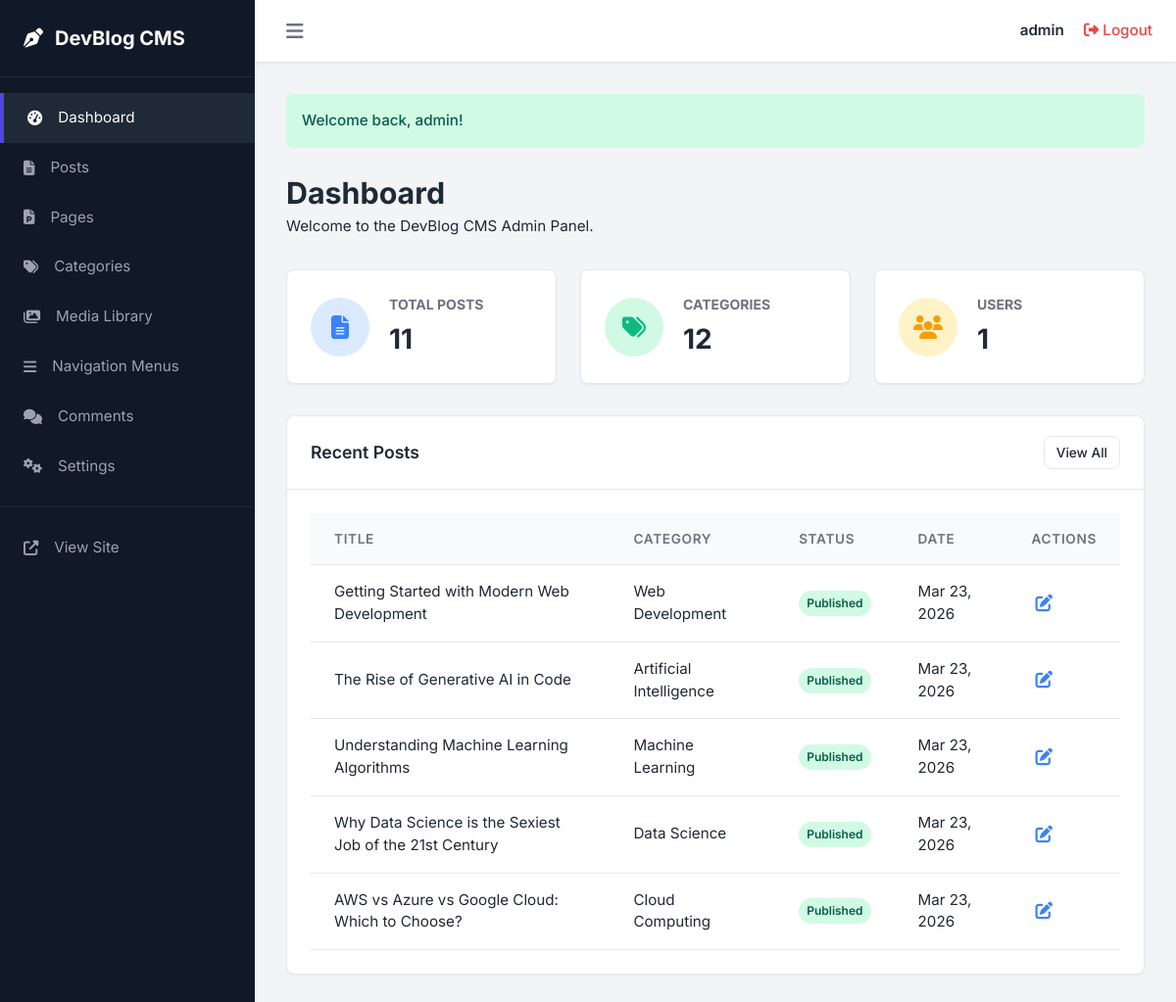
/admin/index.php (signed in), run on the app's committed database.
### tables this page shows
CREATE TABLE `posts` (
  `id` int(11) NOT NULL,
  `title` varchar(255) NOT NULL,
  `slug` varchar(255) NOT NULL,
  `content` text NOT NULL,
  `image` varchar(255) DEFAULT NULL,
  `category_id` int(11) DEFAULT NULL,
  `user_id` int(11) NOT NULL,
  `status` enum('draft','published') DEFAULT 'draft',
  `created_at` datetime DEFAULT current_timestamp(),
  `updated_at` datetime DEFAULT current_timestamp() ON UPDATE current_timestamp()
);

CREATE TABLE `categories` (
  `id` int(11) NOT NULL,
  `name` varchar(100) NOT NULL,
  `slug` varchar(100) NOT NULL,
  `created_at` datetime DEFAULT current_timestamp()
);

### admin/index.php (the view)
<?php
require_once __DIR__ . '/includes/header.php';
$stats = [
    'posts' => $pdo->query("SELECT COUNT(*) FROM posts")->fetchColumn(),
    'categories' => $pdo->query("SELECT COUNT(*) FROM categories")->fetchColumn(),
    'users' => $pdo->query("SELECT COUNT(*) FROM users")->fetchColumn(),
];
$stmt = $pdo->query("SELECT p.id, p.title, p.status, p.created_at, c.name as category
                     FROM posts p
                     LEFT JOIN categories c ON p.category_id = c.id
                     ORDER BY p.created_at DESC LIMIT 5");
$recent_posts = $stmt->fetchAll();
?>
<div class="dashboard-header">
    <h1>Dashboard</h1>
    <p>Welcome to the DevBlog CMS Admin Panel.</p>
</div>
<div class="stats-grid">
    <div class="stat-card">
        <div class="stat-icon info">
            <i class="fas fa-file-alt"></i>
        </div>
        <div class="stat-details">
            <h3>Total Posts</h3>
            <span class="stat-number"><?php echo $stats['posts']; ?></span>
        </div>
    </div>
    <div class="stat-card">
        <div class="stat-icon success">
            <i class="fas fa-tags"></i>
        </div>
        <div class="stat-details">
            <h3>Categories</h3>
            <span class="stat-number"><?php echo $stats['categories']; ?></span>
        </div>
    </div>
    <div class="stat-card">
        <div class="stat-icon warning">
            <i class="fas fa-users"></i>
        </div>
        <div class="stat-details">
            <h3>Users</h3>
            <span class="stat-number"><?php echo $stats['users']; ?></span>
        </div>
    </div>
</div>
<div class="recent-posts">
    <div class="card">
        <div class="card-header">
            <h3>Recent Posts</h3>
            <a href="posts.php" class="btn btn-sm btn-outline">View All</a>
        </div>
        <div class="card-body">
            <?php if(empty($recent_posts)): ?>
                <p>No posts found. <a href="add-post.php">Create one now</a>.</p>
            <?php else: ?>
                <table class="table">
                    <thead>
                        <tr>
                            <th>Title</th>
                            <th>Category</th>
                            <th>Status</th>
                            <th>Date</th>
                            <th>Actions</th>
                        </tr>
                    </thead>
                    <tbody>
                        <?php foreach($recent_posts as $post): ?>
                        <tr>
                            <td><?php echo htmlspecialchars($post['title']); ?></td>
                            <td><?php echo htmlspecialchars($post['category'] ?? 'Uncategorized'); ?></td>
                            <td>
                                <span class="badge badge-<?php echo $post['status'] === 'published' ? 'success' : 'warning'; ?>">
                                    <?php echo ucfirst($post['status']); ?>
                                </span>
                            </td>
                            <td><?php echo date('M j, Y', strtotime($post['created_at'])); ?></td>
                            <td>
                                <a href="edit-post.php?id=<?php echo $post['id']; ?>" class="action-btn text-info" title="Edit"><i class="fas fa-edit"></i></a>
                            </td>
                        </tr>
                        <?php endforeach; ?>
                    </tbody>
                </table>
            <?php endif; ?>
        </div>
    </div>
</div>
<?php require_once __DIR__ . '/includes/footer.php'; ?>

### assets/css/admin.css (style rules this page uses)
:root { --primary: #4F46E5; --primary-hover: #4338CA; --sidebar-bg: #111827; --sidebar-text: #9CA3AF; --sidebar-text-active: #F9FAFB; --sidebar-active-bg: #1F2937; --body-bg: #F3F4F6; --card-bg: #FFFFFF; --text-main: #1F2937; --text-muted: #6B7280; --border: #E5E7EB; --success: #10B981; --danger: #EF4444; --warning: #F59E0B; --info: #3B82F6; --shadow-sm: 0 1px 2px 0 rgba(0, 0, 0, 0.05); --shadow-md: 0 4px 6px -1px rgba(0, 0, 0, 0.1), 0 2px 4px -1px rgba(0, 0, 0, 0.06); --radius: 0.5rem; }
* { margin: 0; padding: 0; box-sizing: border-box; }
body { font-family: 'Inter', sans-serif; background-color: var(--body-bg); color: var(--text-main); line-height: 1.5; font-size: 0.95rem; }
a { text-decoration: none; color: var(--primary); }
.badge { display: inline-block; padding: 0.25rem 0.5rem; font-size: 0.75rem; font-weight: 600; border-radius: 9999px; text-align: center; }
.badge-success { background-color: #D1FAE5; color: #065F46; }
.text-info { color: var(--info); }
.btn { display: inline-flex; align-items: center; justify-content: center; padding: 0.625rem 1.25rem; font-family: inherit; font-size: 0.95rem; font-weight: 500; border: none; border-radius: var(--radius); cursor: pointer; transition: all 0.2s; gap: 0.5rem; }
.btn-sm { padding: 0.35rem 0.75rem; font-size: 0.85rem; }
.btn-outline { background-color: transparent; border: 1px solid var(--border); color: var(--text-main); }
.action-btn { background: none; border: none; cursor: pointer; font-size: 1.1rem; margin: 0 0.25rem; transition: color 0.1s; }
.card { background-color: var(--card-bg); border-radius: var(--radius); box-shadow: var(--shadow-sm); border: 1px solid var(--border); margin-bottom: 2rem; overflow: hidden; }
.card-header { padding: 1.25rem 1.5rem; border-bottom: 1px solid var(--border); display: flex; justify-content: space-between; align-items: center; }
.card-header h3 { font-size: 1.1rem; font-weight: 600; }
.card-body { padding: 1.5rem; }
.table { width: 100%; border-collapse: collapse; }
.table th, .table td { padding: 1rem 1.5rem; text-align: left; border-bottom: 1px solid var(--border); }
.table th { background-color: #F9FAFB; font-weight: 600; color: var(--text-muted); font-size: 0.85rem; text-transform: uppercase; letter-spacing: 0.05em; }
.dashboard-header { margin-bottom: 2rem; }
.stats-grid { display: grid; grid-template-columns: repeat(auto-fit, minmax(240px, 1fr)); gap: 1.5rem; margin-bottom: 2rem; }
.stat-card { background-color: var(--card-bg); border-radius: var(--radius); padding: 1.5rem; display: flex; align-items: center; box-shadow: var(--shadow-sm); border: 1px solid var(--border); }
.stat-icon { width: 60px; height: 60px; border-radius: 50%; display: flex; align-items: center; justify-content: center; font-size: 1.5rem; margin-right: 1.25rem; }
.stat-icon.info { background-color: #DBEAFE; color: var(--info); }
.stat-icon.success { background-color: #D1FAE5; color: var(--success); }
.stat-icon.warning { background-color: #FEF3C7; color: var(--warning); }
.stat-details h3 { color: var(--text-muted); font-size: 0.875rem; text-transform: uppercase; margin-bottom: 0.25rem; }
.stat-number { font-size: 1.75rem; font-weight: 700; color: var(--text-main); }

### data on the page
posts: title "Getting Started with Modern Web Development", category.name "Web Development", status "Published", created_at "Mar 23, 2026"
posts: title "The Rise of Generative AI in Code", category.name "Artificial Intelligence", status "Published", created_at "Mar 23, 2026"
posts: title "Understanding Machine Learning Algorithms", category.name "Machine Learning", status "Published", created_at "Mar 23, 2026"
posts: title "Why Data Science is the Sexiest Job of the 21st Century", category.name "Data Science", status "Published", created_at "Mar 23, 2026"
posts: title "AWS vs Azure vs Google Cloud: Which to Choose?", category.name "Cloud Computing", status "Published", created_at "Mar 23, 2026"

### other printed values
$_SESSION['username'] "admin"
$message['message'] "Welcome back, admin!"
$stats['posts'] "11"
$stats['categories'] "12"
$stats['users'] "1"
